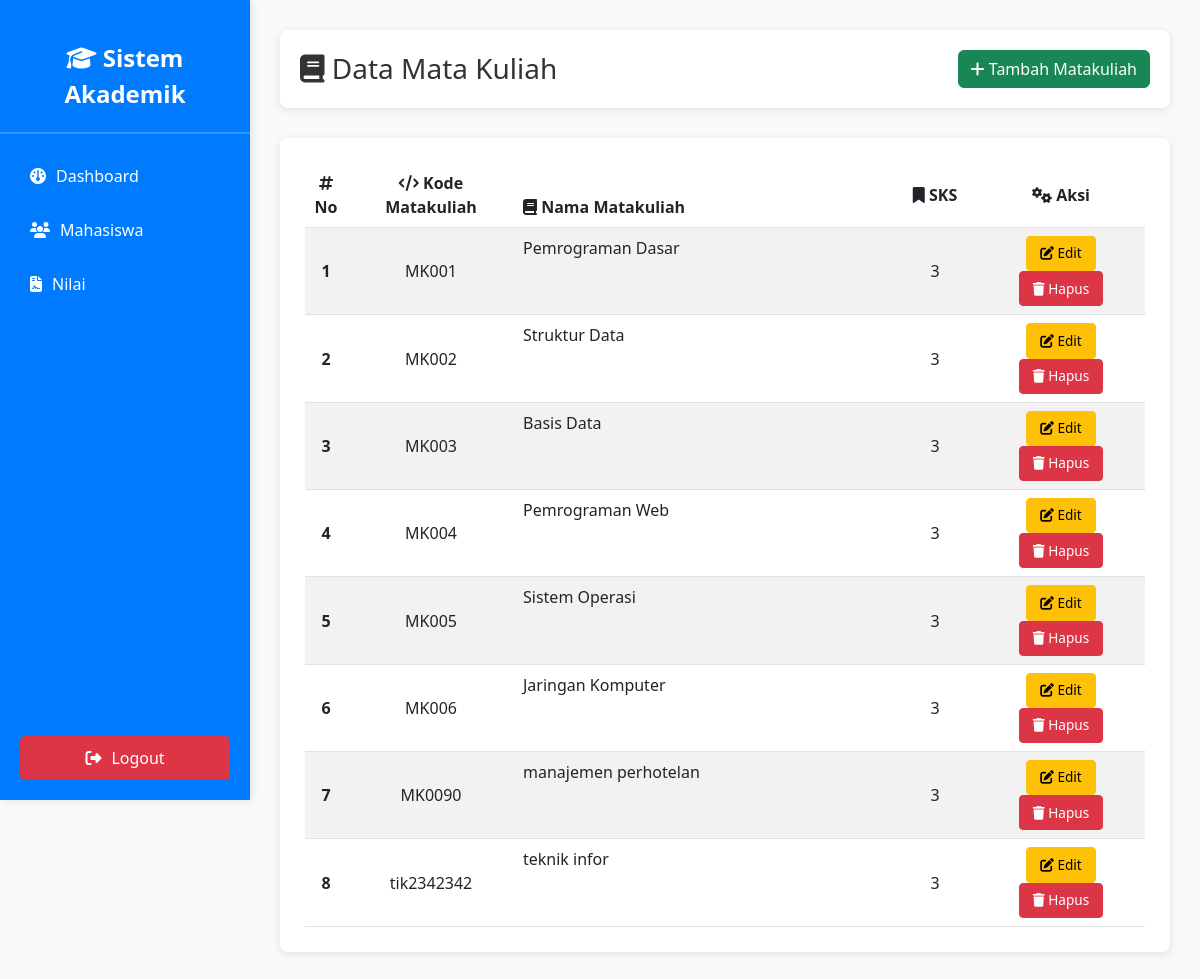
Screenshot of /dosen/matakuliah.php (signed in) with the database file from the repository.
### tables this page shows
CREATE TABLE `matakuliah` (
  `kode_matakuliah` varchar(10) NOT NULL,
  `nama_matkul` varchar(100) NOT NULL,
  `sks` int(11) NOT NULL
);

### dosen/matakuliah.php (the view, shortened to what this page needs)
<?php
include '../database/koneksi.php';
?>
<!DOCTYPE html>
<html>
<head>
    <link rel="stylesheet" href="https://cdn.jsdelivr.net/npm/bootstrap@5.3.0/dist/css/bootstrap.min.css">
    <link rel="stylesheet" href="https://cdnjs.cloudflare.com/ajax/libs/font-awesome/6.5.1/css/all.min.css">
    <link rel="stylesheet" href="../assets/css/style.css">
</head>
<body>
    <div class="sidebar">
        <div class="sidebar-brand">
            <i class="fa-solid fa-graduation-cap"></i> Sistem Akademik
        </div>
        <div class="nav-item">
            <a href="index.php">
                <i class="fa-solid fa-gauge"></i> Dashboard
            </a>
        </div>
        <div class="nav-item">
            <a href="mahasiswa.php">
                <i class="fa-solid fa-users"></i> Mahasiswa
            </a>
        </div>
        <div class="nav-item">
            <a href="nilai.php">
                <i class="fa-solid fa-file-contract"></i> Nilai
            </a>
        </div>
        <div class="nav-item logout">
            <a href="../logout.php">
                <i class="fa-solid fa-right-from-bracket"></i> Logout
            </a>
        </div>
    </div>
    <div class="main-content">
        <div class="page-header">
            <h3><i class="fa-solid fa-book"></i> Data Mata Kuliah</h3>
            <button class="btn btn-success" data-bs-toggle="modal" data-bs-target="#modalTambah">
                <i class="fa-solid fa-plus"></i> Tambah Matakuliah
            </button>
        </div>
        <div class="table-container">
            <?php
            $data = mysqli_query($koneksi, "SELECT * FROM matakuliah ORDER BY kode_matakuliah ASC");
            $count = mysqli_num_rows($data);
            if ($count > 0) {
            ?>
            <table class="table table-striped table-hover">
                <thead>
                    <tr>
                        <th width="5%" class="text-center"><i class="fa-solid fa-hashtag"></i> No</th>
                        <th width="20%" class="text-center"><i class="fa-solid fa-code"></i> Kode Matakuliah</th>
                        <th><i class="fa-solid fa-book"></i> Nama Matakuliah</th>
                        <th width="10%" class="text-center"><i class="fa-solid fa-bookmark"></i> SKS</th>
                        <th width="20%" class="text-center"><i class="fa-solid fa-cogs"></i> Aksi</th>
                    </tr>
                </thead>
                <tbody>
                    <?php
                    mysqli_data_seek($data, 0);
                    $no = 1;
                    while ($row = mysqli_fetch_assoc($data)) {
                    ?>
                    <tr>
                        <td class="text-center"><strong><?= $no++ ?></strong></td>
                        <td class="text-center"><?= htmlspecialchars($row['kode_matakuliah']) ?></td>
                        <td><?= htmlspecialchars($row['nama_matkul']) ?></td>
                        <td class="text-center"><?= htmlspecialchars($row['sks']) ?></td>
                        <td class="text-center">
                            <button class="btn btn-warning btn-sm" data-bs-toggle="modal" data-bs-target="#modalEdit<?= $row['kode_matakuliah'] ?>" title="Edit">
                                <i class="fa-solid fa-edit"></i> Edit
                            </button>
                            <a href="?hapus=<?= $row['kode_matakuliah'] ?>" class="btn btn-danger btn-sm" onclick="return confirm('Yakin ingin menghapus matakuliah ini?')" title="Hapus">
                                <i class="fa-solid fa-trash"></i> Hapus
                            </a>
                        </td>
                    </tr>
                    <?php } ?>
                </tbody>
            </table>
            <?php
            } else {
                echo '<div class="no-data"><i class="fa-solid fa-inbox" style="font-size: 48px; margin-bottom: 10px;"></i><p>Tidak ada data matakuliah</p></div>';
            }
            ?>
        </div>
    </div>
</body>
</html>

### assets/css/style.css (style rules this page uses)
body { display: flex; background-color: #f8f9fa; margin: 0; }
.sidebar { width: 250px; background-color: #007bff; min-height: 100vh; padding: 20px 0; position: fixed; left: 0; top: 0; box-shadow: 2px 0 8px rgba(0, 0, 0, 0.1); }
.sidebar-brand { color: white; font-size: 24px; font-weight: bold; padding: 20px; text-align: center; border-bottom: 2px solid rgba(255, 255, 255, 0.2); margin-bottom: 20px; }
.sidebar .nav-item { padding: 10px 20px; margin: 10px; border-radius: 5px; transition: all 0.3s ease; }
.sidebar .nav-item a { color: white; text-decoration: none; display: flex; align-items: center; gap: 10px; }
.main-content { margin-left: 250px; width: calc(100% - 250px); padding: 30px; }
.page-header { background: white; padding: 20px; border-radius: 8px; box-shadow: 0 2px 8px rgba(0, 0, 0, 0.1); margin-bottom: 30px; display: flex; justify-content: space-between; align-items: center; }
.page-header h3 { margin: 0; color: #333; }
.table-container { background: white; padding: 25px; border-radius: 8px; box-shadow: 0 2px 8px rgba(0, 0, 0, 0.1); }
.table { margin-bottom: 0; }
.table thead { background-color: #007bff; color: white; }
.btn-sm { padding: 0.4rem 0.8rem; font-size: 0.85rem; }
.nav-item.logout { position: absolute; bottom: 20px; left: 20px; right: 20px; margin: 0; width: calc(100% - 40px); background-color: #dc3545; padding: 10px 20px; border-radius: 5px; text-align: center; }
.nav-item.logout a { justify-content: center; }
.text-center { text-align: center; vertical-align: middle; }

### rows the page displays
matakuliah: kode_matakuliah "MK001", nama_matkul "Pemrograman Dasar", sks "3"
matakuliah: kode_matakuliah "MK002", nama_matkul "Struktur Data", sks "3"
matakuliah: kode_matakuliah "MK003", nama_matkul "Basis Data", sks "3"
matakuliah: kode_matakuliah "MK004", nama_matkul "Pemrograman Web", sks "3"
matakuliah: kode_matakuliah "MK005", nama_matkul "Sistem Operasi", sks "3"
matakuliah: kode_matakuliah "MK006", nama_matkul "Jaringan Komputer", sks "3"
matakuliah: kode_matakuliah "MK0090", nama_matkul "manajemen perhotelan", sks "3"
matakuliah: kode_matakuliah "tik2342342", nama_matkul "teknik infor", sks "3"
